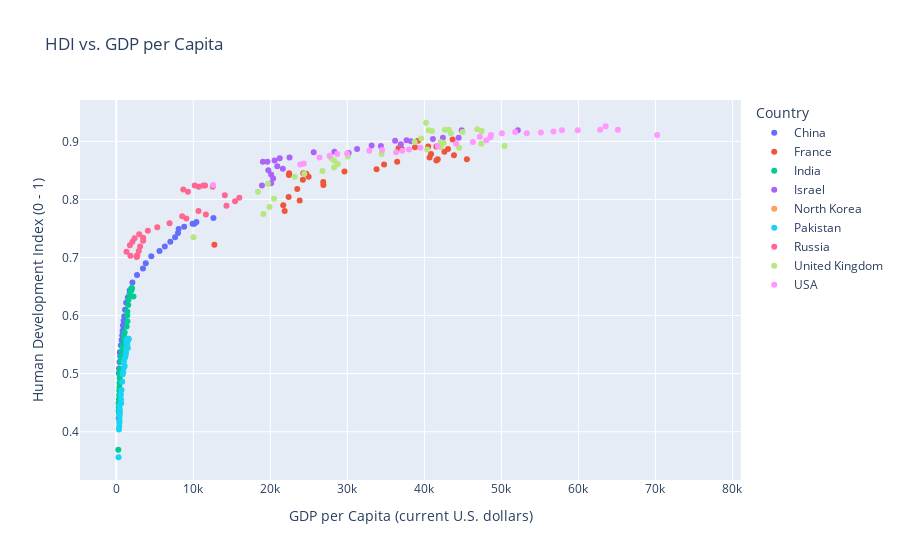
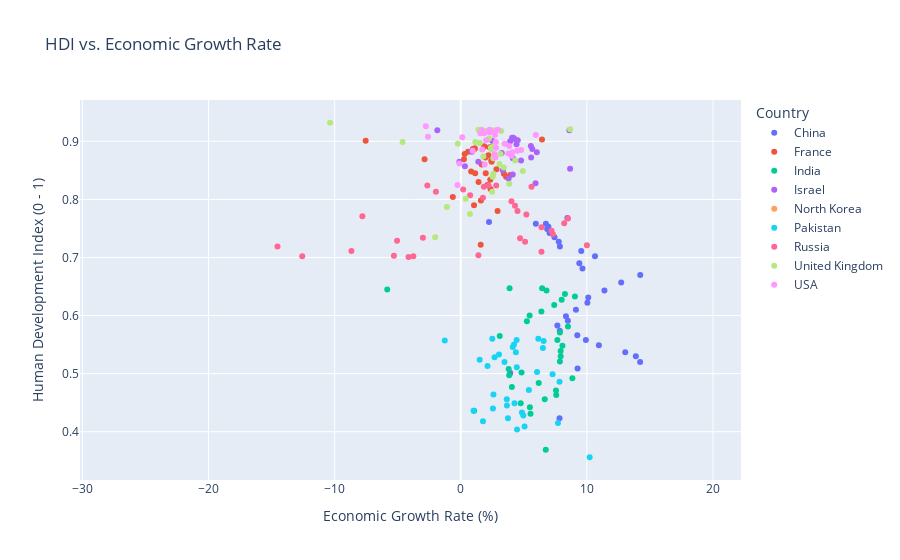

Source (notebook cell) for these figures, in order:
### Markdown cell above
The bar chart shows the Human Development Index (HDI) for the selected countries in 2020. Here’s a summary of what it indicates:

	•	USA, UK, France, Israel: These countries have high HDI values close to 1, reflecting very high levels of human development.
	•	China: Has a high HDI, showing significant development and improved living standards.
	•	Russia: Shows a relatively high HDI, indicating good human development.
	•	India and Pakistan: Have moderate HDI values, indicating ongoing development but still room for improvement.
	•	North Korea: Has a lower HDI value, reflecting lower levels of human development compared to the other countries.

All Summed Up 
In step 2, we perform a comparative analysis of HDI values for the selected countries in a specific year, such as 2020. This comparison highlights the disparities and levels of human development among the countries, showing which countries have higher or lower HDI values in that year. This provides a snapshot of their overall development and well-being.

### Code cell
# Select relevant columns for correlation analysis
correlation_columns = ['Country', 'Year', 'Human Development Index (0 - 1)', 
                       'GDP per capita current U.S. dollars', 
                       'Economic growth: the rate of change of real GDP']

correlation_data = hdi_trend_data[correlation_columns]

# Plot HDI vs. GDP per Capita
plt.figure(figsize=(18, 6))
'''
plt.subplot(1, 2, 1)
plt.scatter(correlation_data['GDP per capita current U.S. dollars'], correlation_data['Human Development Index (0 - 1)'], alpha=0.6)
plt.title('HDI vs. GDP per Capita')
plt.xlabel('GDP per Capita (current U.S. dollars)')
plt.ylabel('Human Development Index (0 - 1)')
plt.grid(True)

# Plot HDI vs. Economic Growth Rate
plt.subplot(1, 2, 2)
plt.scatter(correlation_data['Economic growth: the rate of change of real GDP'], correlation_data['Human Development Index (0 - 1)'], alpha=0.6)
plt.title('HDI vs. Economic Growth Rate')
plt.xlabel('Economic Growth Rate (%)')
plt.ylabel('Human Development Index (0 - 1)')
plt.grid(True)

plt.tight_layout()
plt.show()'''

# Interactive plot for HDI vs. GDP per Capita
fig1 = px.scatter(correlation_data, 
                  x='GDP per capita current U.S. dollars', 
                  y='Human Development Index (0 - 1)', 
                  color='Country',
                  title='HDI vs. GDP per Capita',
                  labels={'GDP per capita current U.S. dollars': 'GDP per Capita (current U.S. dollars)', 'Human Development Index (0 - 1)': 'Human Development Index (0 - 1)'})
fig1.show()

# Interactive plot for HDI vs. Economic Growth Rate
fig2 = px.scatter(correlation_data, 
                  x='Economic growth: the rate of change of real GDP', 
                  y='Human Development Index (0 - 1)', 
                  color='Country',
                  title='HDI vs. Economic Growth Rate',
                  labels={'Economic growth: the rate of change of real GDP': 'Economic Growth Rate (%)', 'Human Development Index (0 - 1)': 'Human Development Index (0 - 1)'})
fig2.show()

### Figure 1 — Plotly figure (JSON) as saved in the notebook; plotly's stock layout.template omitted (floating-point values rounded to 4 significant figures)
{"data": [{"hovertemplate": "Country=China<br>GDP per Capita (current U.S. dollars)=%{x}<br>Human Development Index (0 - 1)=%{y}<extra></extra>", "legendgroup": "China", "marker": {"color": "#636efa", "symbol": "circle"}, "mode": "markers", "name": "China", "orientation": "v", "showlegend": true, "type": "scatter", "x": [89.52, 75.81, 70.91, 74.31, 85.5, 98.49, 104.3, 96.59, 91.47, 100.1, 113.2, 118.7, 131.9, 157.1, 160.2, 178.3, 165.4, 185.4, 228.5, 272.1, 312.0, 291.4, 281.5, 297.8, 302.6, 294.8, 281.7, 301.7, 370.2, 407.9, 347.6, 359.2, 423.3, 525.4, 473.5, 609.6, 709.4, 781.7, 828.6, 873.3, 959.4, 1053.0, 1149.0, 1289.0, 1509.0, 1753.0, 2099.0, 2694.0, 3468.0, 3832.0, 4550.0, 5614.0, 6301.0, 7020.0, 7636.0, 8016.0, 8094.0, 8817.0, 9905.0, 10140.0, 10410.0, 12620.0, 12720.0, null], "xaxis": "x", "y": [null, null, null, null, null, null, null, null, null, null, null, null, null, null, null, null, null, null, null, null, 0.423, null, null, null, null, null, null, null, null, null, 0.501, 0.509, 0.52, 0.53, 0.537, 0.549, 0.558, 0.566, 0.574, 0.583, 0.591, 0.599, 0.61, 0.622, 0.631, 0.643, 0.657, 0.67, 0.681, 0.69, 0.702, 0.711, 0.719, 0.727, 0.735, 0.742, 0.749, 0.753, 0.758, 0.758, 0.761, 0.768, null, null], "yaxis": "y"}, {"hovertemplate": "Country=France<br>GDP per Capita (current U.S. dollars)=%{x}<br>Human Development Index (0 - 1)=%{y}<extra></extra>", "legendgroup": "France", "marker": {"color": "#EF553B", "symbol": "circle"}, "mode": "markers", "name": "France", "orientation": "v", "showlegend": true, "type": "scatter", "x": [1334.0, 1430.0, 1586.0, 1759.0, 1929, 2060.0, 2209, 2364.0, 2554.0, 2768.0, 2870.0, 3180.0, 3866.0, 4984.0, 5346.0, 6717.0, 6899.0, 7567.0, 9300.0, 11210.0, 12740.0, 11120.0, 10500.0, 9999.0, 9430.0, 9778.0, 13570.0, 16340.0, 17730.0, 17750.0, 21870.0, 21680.0, 23810.0, 22380.0, 23500.0, 26890.0, 26870.0, 24230.0, 24970.0, 24680.0, 22420.0, 22450.0, 24290.0, 29630.0, 33800.0, 34770.0, 36470.0, 41560.0, 45520.0, 41740.0, 40680.0, 43850.0, 40870.0, 42600.0, 43070.0, 36650.0, 37060.0, 38780.0, 41560.0, 40490.0, 39180.0, 43670.0, 40890.0, null], "xaxis": "x", "y": [null, null, null, null, null, null, null, null, null, null, null, null, null, null, null, null, null, null, null, null, 0.722, null, null, null, null, null, null, null, null, null, 0.78, 0.79, 0.798, 0.804, 0.818, 0.825, 0.83, 0.834, 0.839, 0.844, 0.842, 0.845, 0.845, 0.848, 0.852, 0.86, 0.865, 0.867, 0.869, 0.869, 0.872, 0.876, 0.878, 0.882, 0.887, 0.888, 0.887, 0.89, 0.891, 0.891, 0.901, 0.903, null, null], "yaxis": "y"}, {"hovertemplate": "Country=India<br>GDP per Capita (current U.S. dollars)=%{x}<br>Human Development Index (0 - 1)=%{y}<extra></extra>", "legendgroup": "India", "marker": {"color": "#00cc96", "symbol": "circle"}, "mode": "markers", "name": "India", "orientation": "v", "showlegend": true, "type": "scatter", "x": [83.04, 85.97, 90.28, 101.3, 115.5, 119.1, 89.76, 96.05, 99.52, 107.2, 112.0, 118.2, 122.6, 143.5, 163.2, 157.9, 161.1, 186.4, 206.1, 224.6, 267.4, 271.4, 275.3, 292.6, 278.1, 298, 312.1, 342.1, 355.7, 347.5, 368.8, 303.9, 317.6, 301.5, 346.2, 373.6, 399.6, 414.9, 412.5, 441.0, 442.0, 449.9, 468.8, 543.8, 624.1, 710.5, 802.0, 1023.0, 993.5, 1097.0, 1351.0, 1450.0, 1434.0, 1438.0, 1560.0, 1590.0, 1714.0, 1958.0, 1974.0, 2050.0, 1913.0, 2238.0, 2411.0, null], "xaxis": "x", "y": [null, null, null, null, null, null, null, null, null, null, null, null, null, null, null, null, null, null, null, null, 0.369, null, null, null, null, null, null, null, null, null, 0.431, 0.436, 0.442, 0.449, 0.456, 0.463, 0.471, 0.477, 0.484, 0.492, 0.497, 0.502, 0.508, 0.521, 0.53, 0.539, 0.548, 0.558, 0.565, 0.571, 0.581, 0.59, 0.6, 0.607, 0.618, 0.627, 0.637, 0.643, 0.647, 0.647, 0.645, 0.633, null, null], "yaxis": "y"}, {"hovertemplate": "Country=Israel<br>GDP per Capita (current U.S. dollars)=%{x}<br>Human Development Index (0 - 1)=%{y}<extra></extra>", "legendgroup": "Israel", "marker": {"color": "#ab63fa", "symbol": "circle"}, "mode": "markers", "name": "Israel", "orientation": "v", "showlegend": true, "type": "scatter", "x": [1229.0, 1436.0, 1095.0, 1258.0, 1376.0, 1429.0, 1514.0, 1468.0, 1648.0, 1852.0, null, null, null, null, null, null, null, null, null, null, null, null, null, null, null, null, null, null, null, null, null, null, null, null, null, 18920.0, 20120.0, 20370.0, 20110.0, 19740.0, 21630.0, 20910.0, 19040.0, 19630.0, 20560.0, 21220.0, 22490.0, 25630.0, 30170.0, 28320.0, 31270.0, 34350.0, 33160.0, 36940.0, 38260.0, 36210.0, 37690.0, 41110.0, 42410.0, 44450.0, 44850.0, 52130.0, 54930.0, null], "xaxis": "x", "y": [null, null, null, null, null, null, null, null, null, null, null, null, null, null, null, null, null, null, null, null, 0.749, null, null, null, null, null, null, null, null, null, 0.792, 0.8, 0.807, 0.813, 0.818, 0.824, 0.828, 0.836, 0.843, 0.85, 0.853, 0.857, 0.865, 0.865, 0.867, 0.871, 0.872, 0.881, 0.88, 0.882, 0.887, 0.892, 0.893, 0.895, 0.9, 0.901, 0.902, 0.904, 0.906, 0.906, 0.919, 0.919, null, null], "yaxis": "y"}, {"hovertemplate": "Country=North Korea<br>GDP per Capita (current U.S. dollars)=%{x}<br>Human Development Index (0 - 1)=%{y}<extra></extra>", "legendgroup": "North Korea", "marker": {"color": "#FFA15A", "symbol": "circle"}, "mode": "markers", "name": "North Korea", "orientation": "v", "showlegend": true, "type": "scatter", "x": [null, null, null, null, null, null, null, null, null, null, null, null, null, null, null, null, null, null, null, null, null, null, null, null, null, null, null, null, null, null, null, null, null, null, null, null, null, null, null, null, null, null, null], "xaxis": "x", "y": [null, null, null, null, null, null, null, null, null, null, null, null, null, null, null, null, null, null, null, null, null, null, null, null, null, null, null, null, null, null, null, null, null, null, null, null, null, null, null, null, null, null, null], "yaxis": "y"}, {"hovertemplate": "Country=Pakistan<br>GDP per Capita (current U.S. dollars)=%{x}<br>Human Development Index (0 - 1)=%{y}<extra></extra>", "legendgroup": "Pakistan", "marker": {"color": "#19d3f3", "symbol": "circle"}, "mode": "markers", "name": "Pakistan", "orientation": "v", "showlegend": true, "type": "scatter", "x": [81.59, 87.52, 89.49, 93.88, 103.0, 114.4, 123.3, 136.6, 143.3, 150.6, 169.1, 175.2, 150.6, 99.3, 134.5, 164.8, 187.5, 208.8, 238.2, 254.3, 293.4, 333.5, 349.8, 315.0, 331.4, 320.7, 317.0, 319.9, 356.3, 359.7, 346.7, 382.8, 399.5, 412.7, 404.6, 455.5, 461.4, 441.8, 427.5, 420.7, 644.5, 610.1, 599.8, 673.4, 774.8, 832.8, 909.0, 1012.0, 1088.0, 985.4, 1012.0, 1161.0, 1237.0, 1260.0, 1303.0, 1422.0, 1469.0, 1568.0, 1621.0, 1437.0, 1322.0, 1506.0, 1589.0, null], "xaxis": "x", "y": [null, null, null, null, null, null, null, null, null, null, null, null, null, null, null, null, null, null, null, null, 0.356, null, null, null, null, null, null, null, null, null, 0.404, 0.409, 0.415, 0.418, 0.423, 0.428, 0.433, 0.436, 0.44, 0.445, 0.449, 0.456, 0.464, 0.472, 0.486, 0.499, 0.503, 0.511, 0.513, 0.52, 0.524, 0.528, 0.533, 0.537, 0.546, 0.55, 0.556, 0.558, 0.56, 0.56, 0.557, 0.544, null, null], "yaxis": "y"}, {"hovertemplate": "Country=Russia<br>GDP per Capita (current U.S. dollars)=%{x}<br>Human Development Index (0 - 1)=%{y}<extra></extra>", "legendgroup": "Russia", "marker": {"color": "#FF6692", "symbol": "circle"}, "mode": "markers", "name": "Russia", "orientation": "v", "showlegend": true, "type": "scatter", "x": [3778.0, 3430.0, 3494.0, 3490.0, 3099.0, 2931.0, 2662.0, 2666.0, 2644.0, 2738.0, 1835.0, 1331.0, 1772.0, 2100.0, 2378.0, 2975.0, 4102.0, 5323.0, 6920.0, 9101.0, 11640.0, 8563.0, 10670.0, 14310.0, 15420.0, 15970.0, 14100.0, 9313.0, 8705.0, 10720.0, 11290.0, 11540.0, 10190.0, 12530.0, 15270.0, null], "xaxis": "x", "y": [null, null, 0.734, 0.729, 0.719, 0.711, 0.702, 0.701, 0.702, 0.704, 0.703, 0.71, 0.721, 0.727, 0.733, 0.74, 0.746, 0.752, 0.759, 0.767, 0.774, 0.771, 0.78, 0.789, 0.797, 0.803, 0.807, 0.813, 0.817, 0.822, 0.824, 0.824, 0.824, 0.822, null, null], "yaxis": "y"}, {"hovertemplate": "Country=United Kingdom<br>GDP per Capita (current U.S. dollars)=%{x}<br>Human Development Index (0 - 1)=%{y}<extra></extra>", "legendgroup": "United Kingdom", "marker": {"color": "#B6E880", "symbol": "circle"}, "mode": "markers", "name": "United Kingdom", "orientation": "v", "showlegend": true, "type": "scatter", "x": [1398.0, 1472.0, 1526.0, 1613.0, 1748.0, 1874.0, 1987.0, 2059.0, 1952.0, 2101.0, 2348.0, 2650.0, 3030.0, 3426.0, 3666.0, 4300.0, 4138.0, 4681.0, 5977.0, 7805.0, 10030.0, 9599.0, 9146.0, 8692.0, 8179.0, 8652.0, 10610.0, 13120.0, 15990.0, 16240.0, 19100.0, 19900.0, 20490.0, 18390.0, 19710.0, 23170.0, 24410.0, 26770.0, 28270.0, 28760.0, 28280.0, 27910.0, 30080.0, 34440.0, 40370.0, 42100.0, 44510.0, 50400.0, 47400.0, 38740.0, 39600.0, 42110.0, 42500.0, 43430.0, 47440.0, 44960.0, 40990.0, 40570.0, 43200.0, 42660.0, 40220.0, 46870.0, 46130.0, null], "xaxis": "x", "y": [null, null, null, null, null, null, null, null, null, null, null, null, null, null, null, null, null, null, null, null, 0.735, null, null, null, null, null, null, null, null, null, 0.775, 0.787, 0.801, 0.813, 0.827, 0.839, 0.844, 0.849, 0.855, 0.861, 0.867, 0.871, 0.874, 0.878, 0.886, 0.89, 0.889, 0.892, 0.896, 0.899, 0.905, 0.899, 0.897, 0.914, 0.918, 0.916, 0.918, 0.919, 0.92, 0.92, 0.932, 0.921, null, null], "yaxis": "y"}, {"hovertemplate": "Country=USA<br>GDP per Capita (current U.S. dollars)=%{x}<br>Human Development Index (0 - 1)=%{y}<extra></extra>", "legendgroup": "USA", "marker": {"color": "#FF97FF", "symbol": "circle"}, "mode": "markers", "name": "USA", "orientation": "v", "showlegend": true, "type": "scatter", "x": [3007.0, 3067.0, 3244.0, 3375.0, 3574.0, 3828.0, 4146.0, 4336.0, 4696.0, 5032.0, 5234.0, 5609.0, 6094.0, 6726.0, 7226.0, 7801.0, 8592.0, 9453.0, 10560.0, 11670.0, 12570.0, 13980.0, 14430.0, 15540.0, 17120.0, 18240.0, 19070.0, 20040.0, 21420.0, 22860.0, 23890.0, 24340.0, 25420.0, 26390.0, 27690.0, 28690.0, 29970.0, 31460.0, 32850.0, 34520.0, 36330.0, 37130.0, 38000.0, 39490.0, 41720.0, 44120.0, 46302, 48050.0, 48570.0, 47190.0, 48650.0, 50070.0, 51780.0, 53290.0, 55120.0, 56760.0, 57870.0, 59910.0, 62820.0, 65120.0, 63530.0, 70220.0, 76330.0, null], "xaxis": "x", "y": [null, null, null, null, null, null, null, null, null, null, null, null, null, null, null, null, null, null, null, null, 0.825, null, null, null, null, null, null, null, null, null, 0.86, 0.862, null, 0.872, 0.875, 0.878, 0.879, null, 0.884, 0.885, 0.881, 0.884, 0.886, 0.889, 0.892, 0.896, 0.899, 0.902, 0.907, 0.908, 0.911, 0.914, 0.916, 0.914, 0.915, 0.917, 0.919, 0.919, 0.92, 0.92, 0.926, 0.911, null, null], "yaxis": "y"}], "layout": {"legend": {"title": {"text": "Country"}, "tracegroupgap": 0}, "title": {"text": "HDI vs. GDP per Capita"}, "xaxis": {"anchor": "y", "domain": [0, 1], "title": {"text": "GDP per Capita (current U.S. dollars)"}}, "yaxis": {"anchor": "x", "domain": [0, 1], "title": {"text": "Human Development Index (0 - 1)"}}}}

### Figure 2 — Plotly figure (JSON) as saved in the notebook; plotly's stock layout.template omitted (floating-point values rounded to 4 significant figures)
{"data": [{"hovertemplate": "Country=China<br>Economic Growth Rate (%)=%{x}<br>Human Development Index (0 - 1)=%{y}<extra></extra>", "legendgroup": "China", "marker": {"color": "#636efa", "symbol": "circle"}, "mode": "markers", "name": "China", "orientation": "v", "showlegend": true, "type": "scatter", "x": [null, -27.27, -5.58, 10.3, 18.18, 16.95, 10.65, -5.77, -4.1, 16.94, 19.3, 7.06, 3.81, 7.76, 2.31, 8.72, -1.57, 7.57, 11.33, 7.59, 7.83, 5.11, 9.02, 10.77, 15.19, 13.43, 8.95, 11.66, 11.22, 4.21, 3.92, 9.26, 14.22, 13.88, 13.04, 10.95, 9.92, 9.24, 7.85, 7.66, 8.49, 8.34, 9.13, 10.04, 10.11, 11.39, 12.72, 14.23, 9.65, 9.4, 10.64, 9.55, 7.86, 7.77, 7.43, 7.04, 6.85, 6.95, 6.75, 5.95, 2.24, 8.45, 2.99, null], "xaxis": "x", "y": [null, null, null, null, null, null, null, null, null, null, null, null, null, null, null, null, null, null, null, null, 0.423, null, null, null, null, null, null, null, null, null, 0.501, 0.509, 0.52, 0.53, 0.537, 0.549, 0.558, 0.566, 0.574, 0.583, 0.591, 0.599, 0.61, 0.622, 0.631, 0.643, 0.657, 0.67, 0.681, 0.69, 0.702, 0.711, 0.719, 0.727, 0.735, 0.742, 0.749, 0.753, 0.758, 0.758, 0.761, 0.768, null, null], "yaxis": "y"}, {"hovertemplate": "Country=France<br>Economic Growth Rate (%)=%{x}<br>Human Development Index (0 - 1)=%{y}<extra></extra>", "legendgroup": "France", "marker": {"color": "#EF553B", "symbol": "circle"}, "mode": "markers", "name": "France", "orientation": "v", "showlegend": true, "type": "scatter", "x": [null, 4.98, 6.84, 6.23, 6.65, 4.86, 5.25, 4.92, 4.49, 7.11, 6.11, 5.32, 4.51, 6.34, 4.3, -0.96, 4.36, 3.46, 3.98, 3.55, 1.58, 1.07, 2.51, 1.24, 1.51, 1.62, 2.34, 2.56, 4.74, 4.34, 2.92, 1.05, 1.6, -0.63, 2.36, 2.11, 1.41, 2.34, 3.59, 3.42, 3.92, 1.98, 1.14, 0.82, 2.83, 1.66, 2.45, 2.42, 0.25, -2.87, 1.95, 2.19, 0.31, 0.58, 0.96, 1.11, 1.1, 2.29, 1.87, 1.84, -7.54, 6.44, 2.45, null], "xaxis": "x", "y": [null, null, null, null, null, null, null, null, null, null, null, null, null, null, null, null, null, null, null, null, 0.722, null, null, null, null, null, null, null, null, null, 0.78, 0.79, 0.798, 0.804, 0.818, 0.825, 0.83, 0.834, 0.839, 0.844, 0.842, 0.845, 0.845, 0.848, 0.852, 0.86, 0.865, 0.867, 0.869, 0.869, 0.872, 0.876, 0.878, 0.882, 0.887, 0.888, 0.887, 0.89, 0.891, 0.891, 0.901, 0.903, null, null], "yaxis": "y"}, {"hovertemplate": "Country=India<br>Economic Growth Rate (%)=%{x}<br>Human Development Index (0 - 1)=%{y}<extra></extra>", "legendgroup": "India", "marker": {"color": "#00cc96", "symbol": "circle"}, "mode": "markers", "name": "India", "orientation": "v", "showlegend": true, "type": "scatter", "x": [null, 3.72, 2.93, 5.99, 7.45, -2.64, -0.06, 7.83, 3.39, 6.54, 5.16, 1.64, -0.55, 3.3, 1.19, 9.15, 1.66, 7.25, 5.71, -5.24, 6.74, 6.01, 3.48, 7.29, 3.82, 5.25, 4.78, 3.97, 9.63, 5.95, 5.53, 1.06, 5.48, 4.75, 6.66, 7.57, 7.55, 4.05, 6.18, 8.85, 3.84, 4.82, 3.8, 7.86, 7.92, 7.92, 8.06, 7.66, 3.09, 7.86, 8.5, 5.24, 5.46, 6.39, 7.41, 8, 8.26, 6.8, 6.45, 3.87, -5.83, 9.05, 7.24, null], "xaxis": "x", "y": [null, null, null, null, null, null, null, null, null, null, null, null, null, null, null, null, null, null, null, null, 0.369, null, null, null, null, null, null, null, null, null, 0.431, 0.436, 0.442, 0.449, 0.456, 0.463, 0.471, 0.477, 0.484, 0.492, 0.497, 0.502, 0.508, 0.521, 0.53, 0.539, 0.548, 0.558, 0.565, 0.571, 0.581, 0.59, 0.6, 0.607, 0.618, 0.627, 0.637, 0.643, 0.647, 0.647, 0.645, 0.633, null, null], "yaxis": "y"}, {"hovertemplate": "Country=Israel<br>Economic Growth Rate (%)=%{x}<br>Human Development Index (0 - 1)=%{y}<extra></extra>", "legendgroup": "Israel", "marker": {"color": "#ab63fa", "symbol": "circle"}, "mode": "markers", "name": "Israel", "orientation": "v", "showlegend": true, "type": "scatter", "x": [null, 11.2, 10.16, 10.7, 7.94, 9.09, -0.08, 3, 16.24, 13.57, null, null, null, null, null, null, null, null, null, null, null, null, null, null, null, null, null, null, null, null, null, null, null, null, null, null, 5.93, 3.79, 4.12, 3.33, 8.67, 0.33, -0.11, 1.39, 4.78, 4.13, 5.58, 6.03, 3.25, 0.88, 5.67, 5.56, 2.59, 4.42, 3.92, 2.49, 4.52, 4.28, 4.07, 4.16, -1.86, 8.61, 6.83, null], "xaxis": "x", "y": [null, null, null, null, null, null, null, null, null, null, null, null, null, null, null, null, null, null, null, null, 0.749, null, null, null, null, null, null, null, null, null, 0.792, 0.8, 0.807, 0.813, 0.818, 0.824, 0.828, 0.836, 0.843, 0.85, 0.853, 0.857, 0.865, 0.865, 0.867, 0.871, 0.872, 0.881, 0.88, 0.882, 0.887, 0.892, 0.893, 0.895, 0.9, 0.901, 0.902, 0.904, 0.906, 0.906, 0.919, 0.919, null, null], "yaxis": "y"}, {"hovertemplate": "Country=North Korea<br>Economic Growth Rate (%)=%{x}<br>Human Development Index (0 - 1)=%{y}<extra></extra>", "legendgroup": "North Korea", "marker": {"color": "#FFA15A", "symbol": "circle"}, "mode": "markers", "name": "North Korea", "orientation": "v", "showlegend": true, "type": "scatter", "x": [null, null, null, null, null, null, null, null, null, null, null, null, null, null, null, null, null, null, null, null, null, null, null, null, null, null, null, null, null, null, null, null, null, null, null, null, null, null, null, null, null, null, null], "xaxis": "x", "y": [null, null, null, null, null, null, null, null, null, null, null, null, null, null, null, null, null, null, null, null, null, null, null, null, null, null, null, null, null, null, null, null, null, null, null, null, null, null, null, null, null, null, null], "yaxis": "y"}, {"hovertemplate": "Country=Pakistan<br>Economic Growth Rate (%)=%{x}<br>Human Development Index (0 - 1)=%{y}<extra></extra>", "legendgroup": "Pakistan", "marker": {"color": "#19d3f3", "symbol": "circle"}, "mode": "markers", "name": "Pakistan", "orientation": "v", "showlegend": true, "type": "scatter", "x": [null, 5.99, 4.48, 8.69, 7.57, 10.42, 5.79, 5.4, 7.23, 5.51, 11.35, 0.47, 0.81, 7.06, 3.54, 4.21, 5.16, 3.95, 8.05, 3.76, 10.22, 7.92, 6.54, 6.78, 5.07, 7.59, 5.5, 6.45, 7.63, 4.96, 4.46, 5.06, 7.71, 1.76, 3.74, 4.96, 4.85, 1.01, 2.55, 3.66, 4.26, 3.65, 2.59, 5.4, 7.83, 7.28, 6.05, 4.44, 2.12, 3.47, 1.5, 2.68, 3.03, 4.37, 4.12, 4.22, 6.57, 4.43, 6.15, 2.5, -1.27, 6.51, 4.71, null], "xaxis": "x", "y": [null, null, null, null, null, null, null, null, null, null, null, null, null, null, null, null, null, null, null, null, 0.356, null, null, null, null, null, null, null, null, null, 0.404, 0.409, 0.415, 0.418, 0.423, 0.428, 0.433, 0.436, 0.44, 0.445, 0.449, 0.456, 0.464, 0.472, 0.486, 0.499, 0.503, 0.511, 0.513, 0.52, 0.524, 0.528, 0.533, 0.537, 0.546, 0.55, 0.556, 0.558, 0.56, 0.56, 0.557, 0.544, null, null], "yaxis": "y"}, {"hovertemplate": "Country=Russia<br>Economic Growth Rate (%)=%{x}<br>Human Development Index (0 - 1)=%{y}<extra></extra>", "legendgroup": "Russia", "marker": {"color": "#FF6692", "symbol": "circle"}, "mode": "markers", "name": "Russia", "orientation": "v", "showlegend": true, "type": "scatter", "x": [null, null, -3, -5.05, -14.53, -8.67, -12.57, -4.14, -3.76, 1.4, -5.3, 6.4, 10, 5.1, 4.7, 7.3, 7.2, 6.4, 8.2, 8.5, 5.2, -7.8, 4.5, 4.3, 4.02, 1.76, 0.74, -1.97, 0.19, 1.83, 2.81, 2.2, -2.65, 5.61, -2.07, null], "xaxis": "x", "y": [null, null, 0.734, 0.729, 0.719, 0.711, 0.702, 0.701, 0.702, 0.704, 0.703, 0.71, 0.721, 0.727, 0.733, 0.74, 0.746, 0.752, 0.759, 0.767, 0.774, 0.771, 0.78, 0.789, 0.797, 0.803, 0.807, 0.813, 0.817, 0.822, 0.824, 0.824, 0.824, 0.822, null, null], "yaxis": "y"}, {"hovertemplate": "Country=United Kingdom<br>Economic Growth Rate (%)=%{x}<br>Human Development Index (0 - 1)=%{y}<extra></extra>", "legendgroup": "United Kingdom", "marker": {"color": "#B6E880", "symbol": "circle"}, "mode": "markers", "name": "United Kingdom", "orientation": "v", "showlegend": true, "type": "scatter", "x": [null, 2.68, 1.1, 4.87, 5.53, 2.14, 1.57, 2.79, 5.44, 1.92, 4.31, 3.5, 4.32, 6.52, -2.48, -1.47, 2.91, 2.46, 4.2, 3.75, -2.03, -0.79, 1.99, 4.22, 2.27, 4.15, 3.15, 5.39, 5.73, 2.58, 0.73, -1.1, 0.4, 2.49, 3.85, 2.53, 2.58, 4.92, 3.41, 3.07, 4.32, 2.58, 1.79, 3.15, 2.43, 2.74, 2.39, 2.62, -0.23, -4.61, 2.24, 1.15, 1.51, 1.79, 3.2, 2.22, 1.92, 2.66, 1.4, 1.64, -10.36, 8.67, 4.35, null], "xaxis": "x", "y": [null, null, null, null, null, null, null, null, null, null, null, null, null, null, null, null, null, null, null, null, 0.735, null, null, null, null, null, null, null, null, null, 0.775, 0.787, 0.801, 0.813, 0.827, 0.839, 0.844, 0.849, 0.855, 0.861, 0.867, 0.871, 0.874, 0.878, 0.886, 0.89, 0.889, 0.892, 0.896, 0.899, 0.905, 0.899, 0.897, 0.914, 0.918, 0.916, 0.918, 0.919, 0.92, 0.92, 0.932, 0.921, null, null], "yaxis": "y"}, {"hovertemplate": "Country=USA<br>Economic Growth Rate (%)=%{x}<br>Human Development Index (0 - 1)=%{y}<extra></extra>", "legendgroup": "USA", "marker": {"color": "#FF97FF", "symbol": "circle"}, "mode": "markers", "name": "USA", "orientation": "v", "showlegend": true, "type": "scatter", "x": [null, 2.3, 6.1, 4.4, 5.8, 6.4, 6.5, 2.5, 4.8, 3.1, -0.28, 3.29, 5.26, 5.65, -0.54, -0.21, 5.39, 4.62, 5.54, 3.17, -0.26, 2.54, -1.8, 4.58, 7.24, 4.17, 3.46, 3.46, 4.18, 3.67, 1.89, -0.11, 3.52, 2.75, 4.03, 2.68, 3.77, 4.45, 4.48, 4.79, 4.08, 0.95, 1.7, 2.8, 3.85, 3.48, 2.78, 2.01, 0.12, -2.6, 2.71, 1.55, 2.28, 1.84, 2.29, 2.71, 1.67, 2.24, 2.95, 2.29, -2.77, 5.95, 1.94, null], "xaxis": "x", "y": [null, null, null, null, null, null, null, null, null, null, null, null, null, null, null, null, null, null, null, null, 0.825, null, null, null, null, null, null, null, null, null, 0.86, 0.862, null, 0.872, 0.875, 0.878, 0.879, null, 0.884, 0.885, 0.881, 0.884, 0.886, 0.889, 0.892, 0.896, 0.899, 0.902, 0.907, 0.908, 0.911, 0.914, 0.916, 0.914, 0.915, 0.917, 0.919, 0.919, 0.92, 0.92, 0.926, 0.911, null, null], "yaxis": "y"}], "layout": {"legend": {"title": {"text": "Country"}, "tracegroupgap": 0}, "title": {"text": "HDI vs. Economic Growth Rate"}, "xaxis": {"anchor": "y", "domain": [0, 1], "title": {"text": "Economic Growth Rate (%)"}}, "yaxis": {"anchor": "x", "domain": [0, 1], "title": {"text": "Human Development Index (0 - 1)"}}}}
